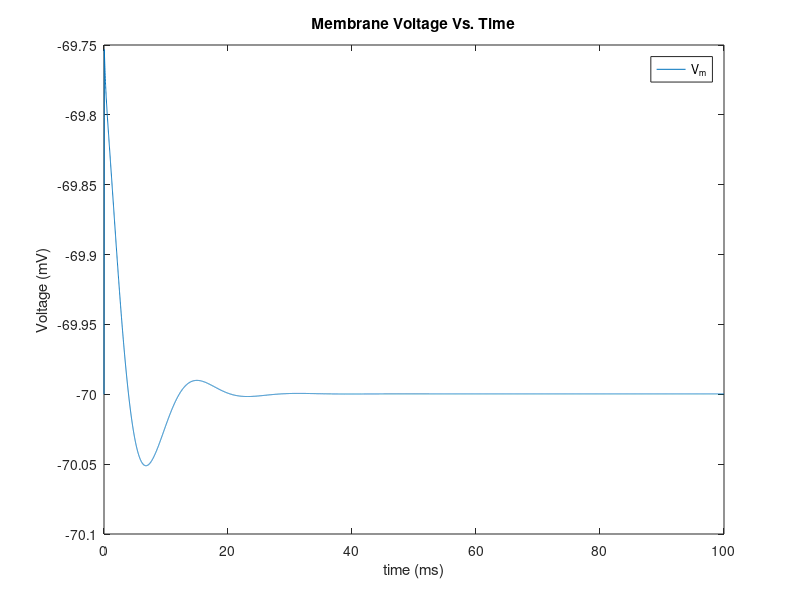
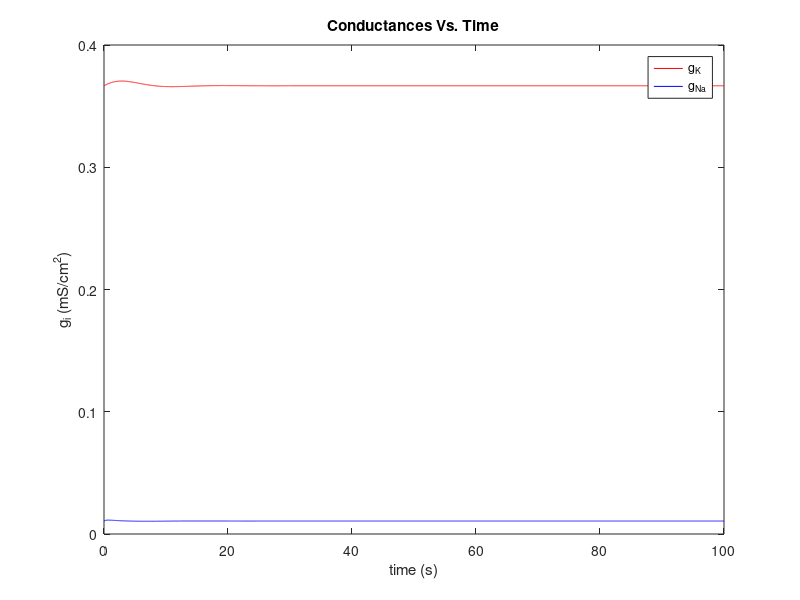

Write the MATLAB code that produced these figures, in order.
%%%%%% Problem 2: Step Current Stimulation %%%%%%%%

%% initialize constant values %%
g_bar_K = 36;
g_bar_Na = 120;
g_bar_L = 0.3;
E_K = -12; 
E_Na = 115;
E_L = 10.6;
Vm = 0;
V_rest = -70;
C_m = 1.0;
I = 0;

%% inital gate Variables %%
alpha_m = 0.1*((25-Vm)/(exp((25-Vm)/10) - 1));
beta_m = 4*exp(-Vm/18);
alpha_n = .01 * ((10-Vm)/(exp((10-Vm)/10) - 1));
beta_n = .125*exp(-Vm/80);
alpha_h = .07*exp(-Vm/20);
beta_h = 1/(exp((30-Vm)/10) + 1);

%% initialize gate constants in vector %% 
m(1) = alpha_m/(alpha_m+beta_m);
n(1) = alpha_n/(alpha_n+beta_n);
h(1) = alpha_h/(alpha_h+beta_h);

%% set up time and start loop %% 
t = 0:.01:100;
for step = 1:length(t)-1
    %% calculate gate variables %%
    alpha_m(step) = 0.1*((25-Vm(step))/(exp((25-Vm(step))/10) - 1));
    beta_m(step) = 4*exp(-Vm(step)/18);
    alpha_n(step) = .01 * ((10-Vm(step))/(exp((10-Vm(step))/10) - 1));
    beta_n(step) = .125*exp(-Vm(step)/80);
    alpha_h(step) = .07*exp(-Vm(step)/20);
    beta_h(step) = 1/(exp((30-Vm(step))/10) + 1);
    
    %% calculate currents %%
    I_Na = (m(step)^3)*g_bar_Na*h(step)*(Vm(step)-E_Na);
    I_K = (n(step)^4)*g_bar_K*(Vm(step)-E_K);
    I_L = g_bar_L*(Vm(step)-E_L);
    if step <= 5
        I = 5;
    else
        I = 0;
    end
    I_ion = I - I_K - I_Na - I_L;
    
    %% calculate derivatives %%
    delta_Vm = I_ion/(C_m);
    delta_m = alpha_m(step)*(1-m(step))-beta_m(step)*m(step);
    delta_n = alpha_n(step)*(1-n(step))-beta_n(step)*n(step);
    delta_h = alpha_h(step)*(1-h(step))-beta_h(step)*h(step);

    %% euler formula to update values with derivatives %%
    Vm(step + 1) = Vm(step) + .01*delta_Vm;
    m(step + 1) = m(step) + .01*delta_m;
    n(step + 1) = n(step) + .01*delta_n;
    h(step + 1) = h(step) + .01*delta_h;
    
end

%% Use actual resting voltage %%
V = Vm + V_rest;


%% conductances %%
g_K = g_bar_K*(n.^4);
g_Na = g_bar_Na*(m.^3).*h;

%% plots %%

    % plot for membrane voltage
    figure
    plot(t,V)
    title('Membrane Voltage Vs. Time')
    xlabel('time (ms)')
    ylabel('Voltage (mV)')
    legend('V_m')
    
    % plot for conducatances 
    figure
    plot(t,g_K,'r',t,g_Na,'b')
    title('Conductances Vs. Time')
    xlabel('time (s)')
    ylabel('g_i (mS/cm^2)')
    legend('g_K','g_N_a')